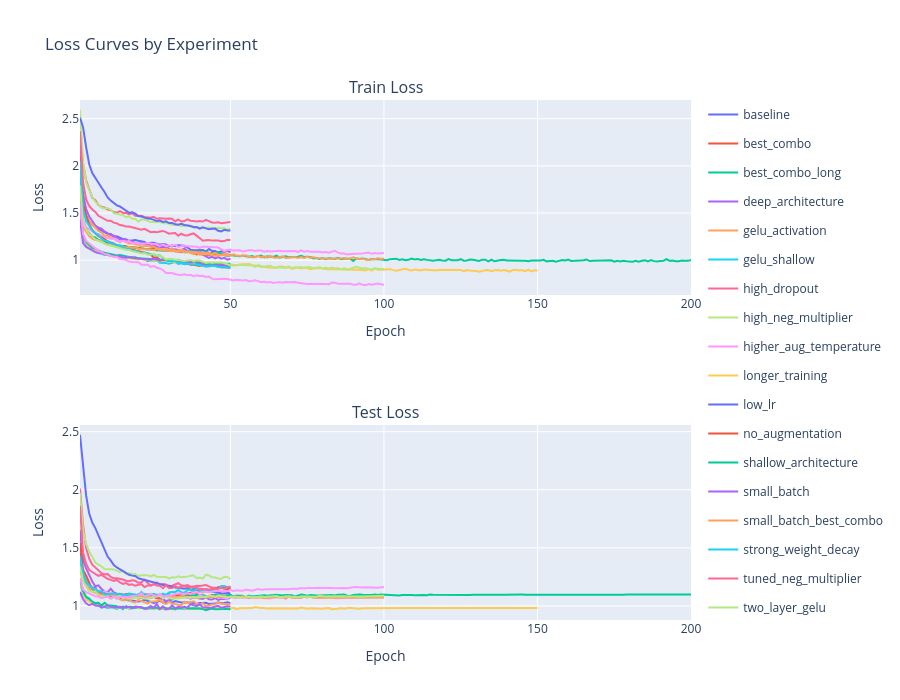

The code cell stored with this chart in its notebook:
### Markdown cell above
## Training & Test Loss Curves
One line per experiment.

### Code cell
import plotly.express as px

fig = make_subplots(rows=2, cols=1, subplot_titles=["Train Loss", "Test Loss"])

exp_names = [n for n, e in experiments.items() if "losses" in e]
palette   = px.colors.qualitative.Plotly
colors    = {name: palette[i % len(palette)] for i, name in enumerate(exp_names)}

for name in exp_names:
    exp    = experiments[name]
    epochs = list(range(1, len(exp["losses"]["train_losses"]) + 1))
    color  = colors[name]
    fig.add_scatter(x=epochs, y=exp["losses"]["train_losses"], name=name, legendgroup=name,
                    mode="lines", line=dict(color=color), row=1, col=1)
    fig.add_scatter(x=epochs, y=exp["losses"]["test_losses"], name=name, legendgroup=name,
                    mode="lines", line=dict(color=color), showlegend=False, row=2, col=1)

fig.update_xaxes(title_text="Epoch")
fig.update_yaxes(title_text="Loss")
fig.update_layout(title="Loss Curves by Experiment", height=700)
fig.show()
